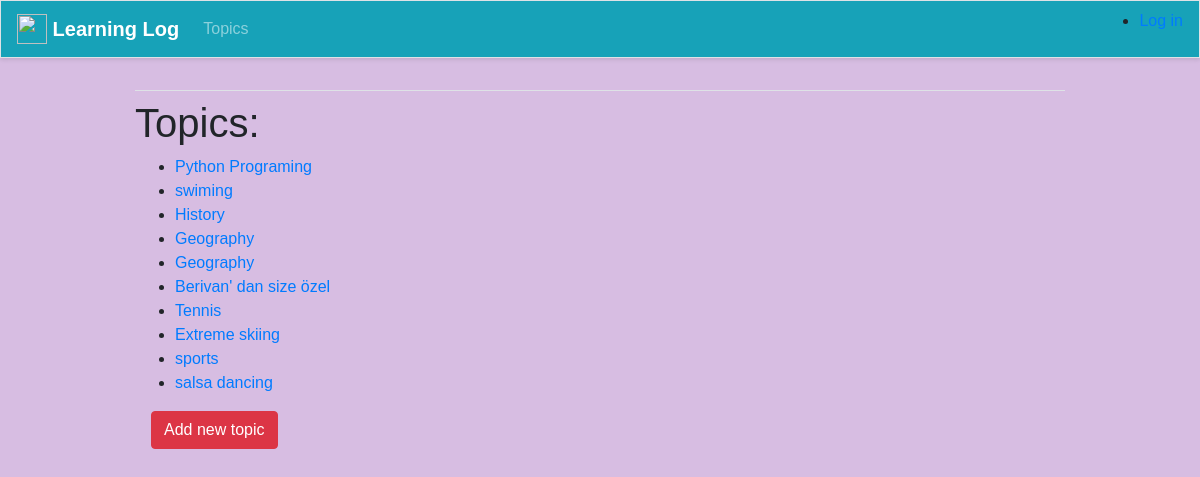
Page /topics/ on the committed database.
### learning_logs/models.py (models this page shows)
class Topic(models.Model):
    text= models.CharField(max_length=200)  #text adında bir Charfield tanımlıyoruz ve bu veri tabanında bir sütun oluşturur
    date_added = models.DateTimeField(auto_now_add=True)
    def __str__(self):
        return self.text

### learning_logs/views.py (the view)
# urls.py: path('topics/', views.topics, name='topics'),
def topics(request):
    topics = Topic.objects.order_by('date_added')
    context = {'topics': topics}
    return render(request, 'learning_logs/topics.html', context)

### learning_logs/templates/learning_logs/topics.html
{% extends 'learning_logs/base.html' %}
{% block content %}
<h1>Topics:</h1>
<ul>
    {% for topic in topics %}
        <li>
            <a href="{% url 'learning_logs:topic' topic.id %}">{{ topic }}</a>
        </li>
    {% empty %}
        <li>No topic have been added yet.</li>
    {% endfor %}
</ul>
<div class="ml-3">
    <a href="{% url 'learning_logs:new_topic' %}" class="btn btn-danger">Add new topic</a>
</div>
{% endblock content %}

### learning_logs/templates/learning_logs/base.html (style rules this page uses)
body { font-family: Arial, sans-serif; background-color: #D7BDE2 ; }

### rows in the picture
Topic: text "Python Programing"
Topic: text "swiming"
Topic: text "History"
Topic: text "Geography"
Topic: text "Geography"
Topic: text "Berivan' dan size özel"
Topic: text "Tennis"
Topic: text "Extreme skiing"
Topic: text "sports"
Topic: text "salsa dancing"
